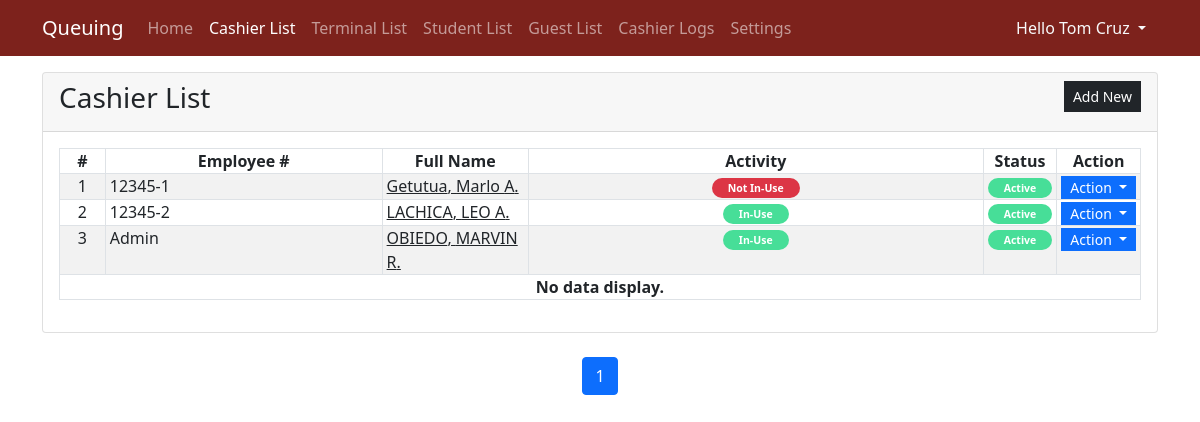
The app's page /administrator/?page=cashiers (signed in), older data.
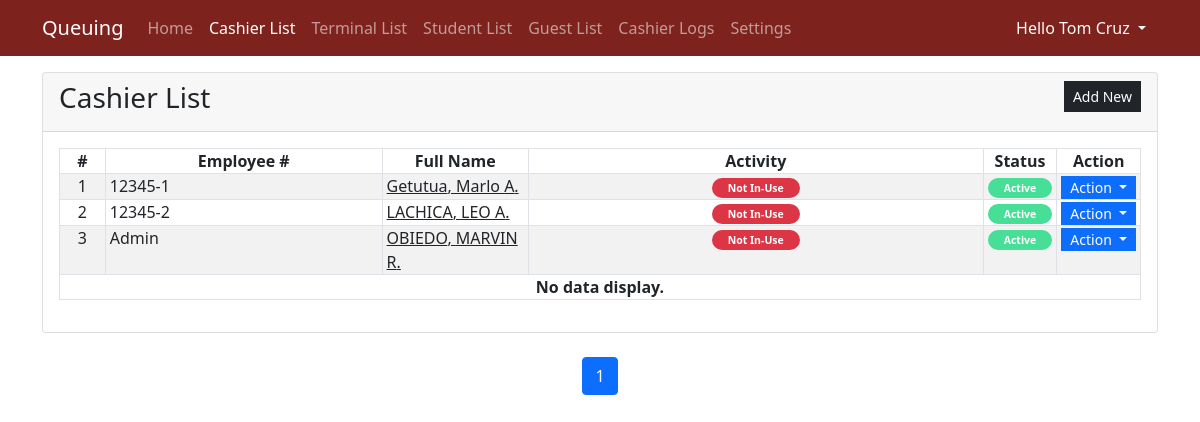
The same page, newer data.
### tables this page shows
CREATE TABLE "cashier_list" (
	"cashier_id"	INTEGER NOT NULL,
	"lastname"	TEXT NOT NULL,
	"firstname"	TEXT NOT NULL,
	"MI"	TEXT,
	"log_status"	INTEGER NOT NULL DEFAULT 2,
	"status"	INTEGER NOT NULL DEFAULT 1,
	"username"	TEXT NOT NULL UNIQUE,
	"password"	TEXT NOT NULL,
	"email_address"	TEXT NOT NULL,
	PRIMARY KEY("cashier_id" AUTOINCREMENT)
);

### administrator/cashiers.php (the view, shortened to what this page needs)
<div class="card">
    <div class="card-header d-flex justify-content-between">
        <h3 class="card-title">Cashier List</h3>
        <div class="card-tools align-middle">
            <button class="btn btn-dark btn-sm py-1 rounded-0" type="button" id="create_new">Add New</button>
        </div>
    </div>
    <?php
$sql = "SELECT COUNT(*) FROM `cashier_list`";
$total_results = $conn->querySingle($sql);
$limit = 20;
$total_pages = ceil($total_results / $limit);
$page = isset($_GET['page_num']) ? $_GET['page_num'] : 1;
$start = ($page - 1) * $limit;
$sql = "SELECT * FROM `cashier_list` ORDER BY `lastname` ASC LIMIT $start, $limit";
$qry = $conn->query($sql);
$i = $start + 1;
?>
    <div class="card-body">
        <table class="table table-hover table-striped table-bordered">
            <colgroup>
                <col width="5%">
                <col width="30%">
                <col width="15%">
                <col width="50%">
                <col width="50%">
            </colgroup>
            <thead>
                <tr>
                <th class="text-center p-0">#</th>
                    <th class="text-center p-0">Employee #</th>
                    <th class="text-center p-0">Full Name</th>
                    <th class="text-center p-0">Activity</th>
                    <th class="text-center p-0">Status</th>
                    <th class="text-center p-0">Action</th>
                </tr>
            </thead>
            <tbody>
                <?php
                    while($row = $qry->fetchArray()):
                ?>
                <tr>
                    <td class="text-center p-0"><?php echo $i++; ?></td>
                    <td class="py-0 px-1"><?php echo $row['username'] ?></td>
                    <td class="py-0 px-1 name-link "style="cursor: pointer; text-decoration: underline;">
            <span class="user-data"><?php echo $row['lastname'].", ".$row['firstname']." ".$row['MI']."." ?></span>
        </td>
                    <td class="py-0 px-1 text-center">
                        <?php
                            if($row['log_status'] == 1){
                                echo  '<span class="py-1 px-3 badge rounded-pill bg-success"><small>In-Use</small></span>';
                            }else{
                                echo  '<span class="py-1 px-3 badge rounded-pill bg-danger"><small>Not In-Use</small></span>';
                            }
                        ?>
                    </td>
                    <td class="py-0 px-1 text-center">
                        <?php
                            if($row['status'] == 1){
                                echo  '<span class="py-1 px-3 badge rounded-pill bg-success"><small>Active</small></span>';
                            }else{
                                echo  '<span class="py-1 px-3 badge rounded-pill bg-danger"><small>In-Active</small></span>';
                            }
                        ?>
                    </td>
                    <th class="text-center py-0 px-1">
                        <div class="btn-group" role="group">
                            <button id="btnGroupDrop1" type="button" class="btn btn-primary dropdown-toggle btn-sm rounded-0 py-0" data-bs-toggle="dropdown" aria-expanded="false">
                            Action
                            </button>
                        </div>
                    </th>
                </tr>
                <?php endwhile; ?>
                <?php if(!$qry->fetchArray()): ?>
                    <tr>
                        <th class="text-center p-0" colspan="7">No data display.</th>
                    </tr>
                <?php endif; ?>
            </tbody>
        </table>
    </div>
</div>
<div>
</div>
<nav>
    <ul class="pagination justify-content-center">
        <?php for($i = 1; $i <= $total_pages; $i++): ?>
        <li class="page-item <?php if($page == $i) echo 'active'; ?>"><a class="page-link" href="?page=cashiers&page_num=<?php echo $i ?>"><?php echo $i ?></a></li>
        <?php endfor; ?>
    </ul>
</nav>

Row changes from the older to the newer data that the page shows:
changed cashier_list "LACHICA": log_status "In-Use" → "Not In-Use"
changed cashier_list "Admin": log_status "In-Use" → "Not In-Use"
